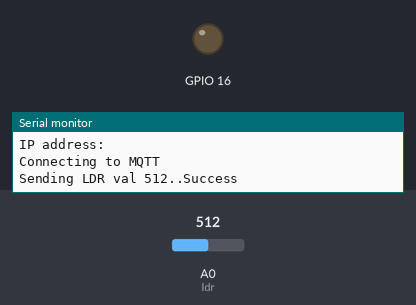
A sketch run on a simulated ESP8266 (NodeMCU). Shown: output pins drawn as LEDs (lit = HIGH), the last lines printed to the serial monitor. The inputs (shaded band) are chosen by the test bench; at power-on: A0 (ldr) = 512. WiFi joins after 1.5 s; servers stay silent unless stated; no MQTT or app messages arrive unless stated.

Above: at 3.0 s.
At 7.06 s:
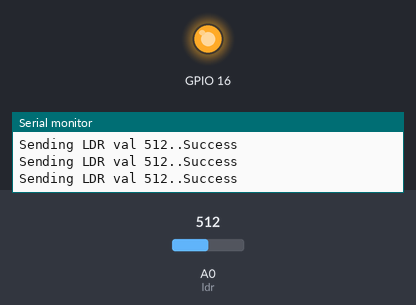
Timing chart, 0 to 7.8 s (numbered marks = the images above):
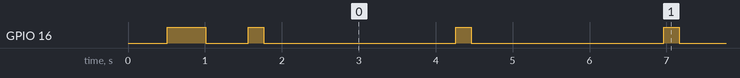

Measured:
- by itself, GPIO 16: repeats every 2.7 s: HIGH 0.20 s, LOW 2.5 s

The sketch:

MQTT_Publish.ino
```cpp
#include<ESP8266WiFi.h>
#include<Adafruit_MQTT_Client.h>

#define ldr A0 //analog 0
#define wifi "xxxxxx"
#define password "xxxxx"
#define server "io.adafruit.com"
#define port 1883
#define username "xxxxx"
#define key "xxxxxxx"

WiFiClient esp;
Adafruit_MQTT_Client mqtt(&esp,server,port,username,key);
Adafruit_MQTT_Publish feed(&mqtt,username"/feeds/ldr");


void setup() {
  pinMode(16,OUTPUT);
  Serial.begin(115200);
  delay(10);
  Serial.println("\nAdafruit MQTT");
  Serial.print("Connecting to ");
  Serial.println(wifi);
  WiFi.begin(wifi,password);
  while(WiFi.status()!=WL_CONNECTED)
  {
    delay(500);
    Serial.print(".");
    digitalWrite(16,HIGH);
    delay(500);
    digitalWrite(16,LOW);
    delay(500);

  }
  Serial.println("WiFi connected");
  Serial.println("IP address: ");
  Serial.print("Connecting to MQTT");
  while(mqtt.connect())
  {
    Serial.print(".");

  }

}

void loop() {
  if(mqtt.connected())
  {

    int data=analogRead(ldr);
    Serial.print("\nSending LDR val ");
    Serial.print(data);
    Serial.print("..");
    if(feed.publish(data))
    {
      Serial.println("Success");
       digitalWrite(16,HIGH);
    delay(200);
    digitalWrite(16,LOW);
    delay(200);
    }
    else{
      Serial.println("Fail!");
      }
      delay(2300);
  }

}
```
